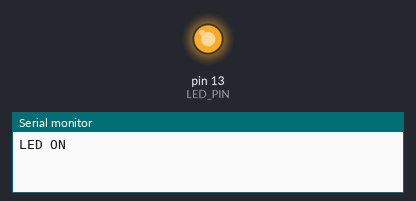
A sketch run on a simulated Arduino Uno, built with avr-gcc and run on an emulated ATmega328P. Shown: output pins drawn as LEDs (lit = HIGH), the last lines printed to the serial monitor. Random numbers use the default seed unless the sketch sets one.

Above: at 0.1 s.
At 35.8 s:
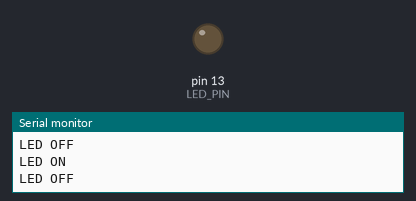
Timing chart, 0 to 40.0 s (numbered marks = the images above):
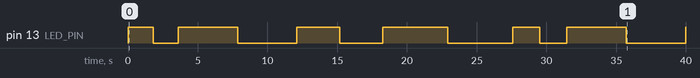

The sketch:

sketch_20250619_103524.ino
```cpp
#include <Arduino.h>

#define LED_PIN 13

void setup() {
  pinMode(LED_PIN, OUTPUT);
  Serial.begin(9600);
}

void loop() {
  int randomTime = random(1000, 5000); // generate a random time between 1 and 5 seconds
  digitalWrite(LED_PIN, HIGH);
  Serial.println("LED ON");
  delay(randomTime);

  digitalWrite(LED_PIN, LOW);
  Serial.println("LED OFF");
  delay(randomTime);
}
```

Measured:
- by itself, pin 13 (LED_PIN): LOW → HIGH at 0.00 s, → LOW 1.8 s later, → HIGH 1.8 s later, → LOW 4.2 s later, … (13 changes in this stretch)
